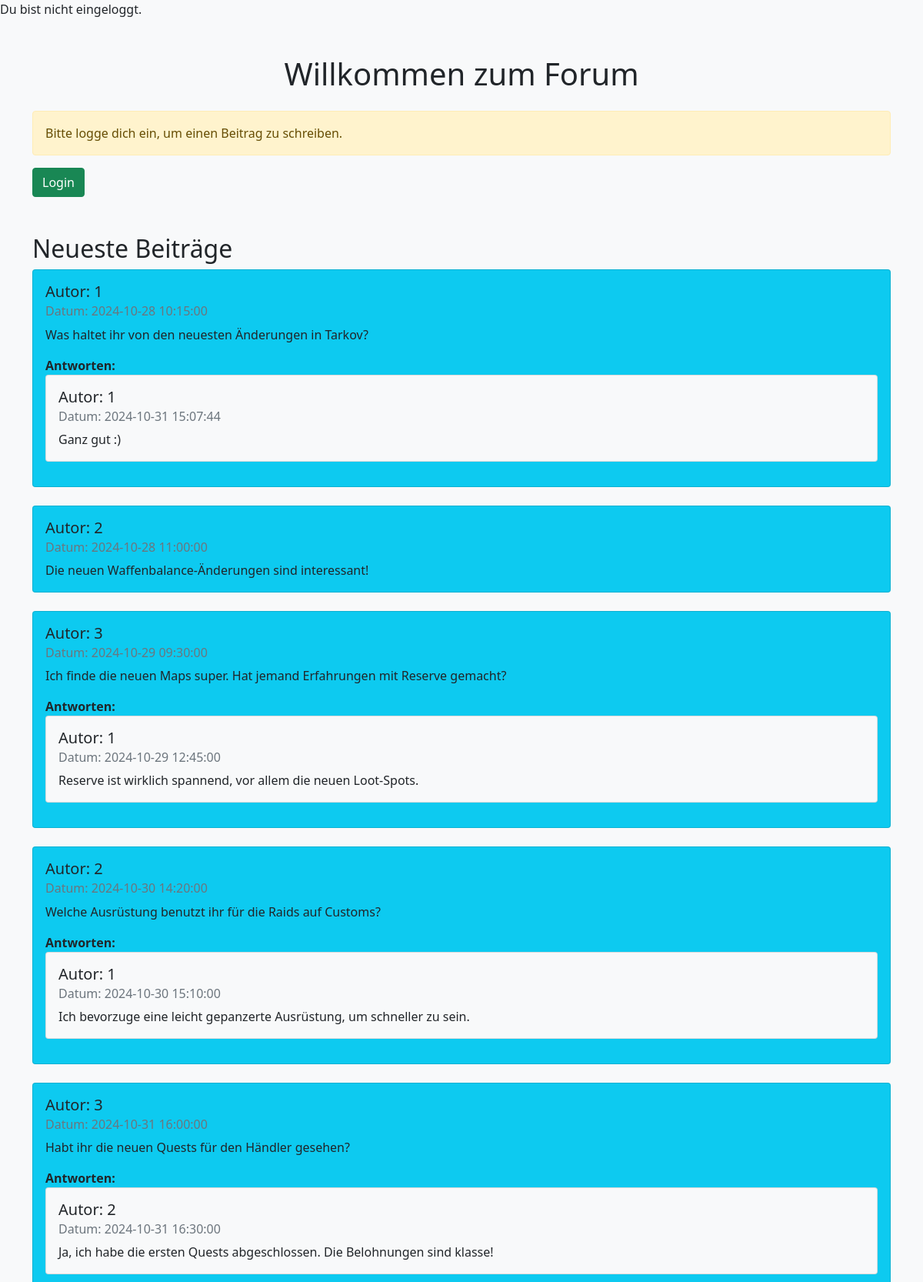
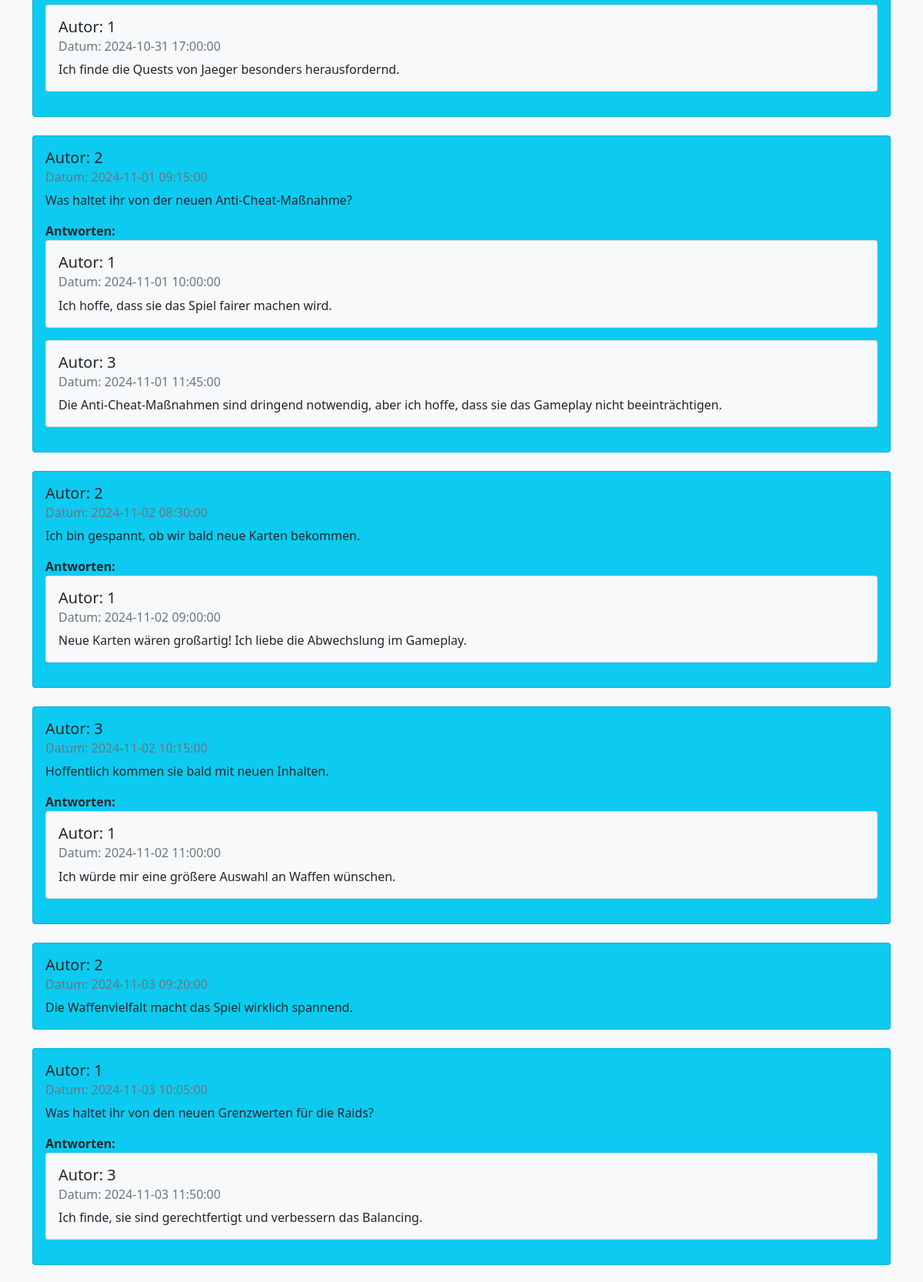
The page / (upper part) on the database its author committed (2 pictures, top to bottom).
### tables this page shows
CREATE TABLE `beitrag` (
  `id` int(11) NOT NULL,
  `autorid` int(11) NOT NULL,
  `datum` datetime DEFAULT current_timestamp(),
  `inhalt` text NOT NULL,
  `parentid` int(11) DEFAULT NULL
);

### prolib.php (the view, shortened to what this page needs)
<?php
function beitrag_anzeigen($beitrag) {
    $isAntwort = !empty($beitrag->parentid);
    $cardClass = $isAntwort ? 'card mb-3 bg-light text-dark' : 'card mb-3 bg-info text-dark';
    echo "<div class='$cardClass'>";
    echo "<div class='card-body'>";
    echo "<h5 class='card-title'>Autor: " . htmlspecialchars($beitrag->autorid) . "</h5>";
    echo "<h6 class='card-subtitle mb-2 text-muted'>Datum: " . htmlspecialchars($beitrag->datum) . "</h6>";
    echo "<p class='card-text'>" . nl2br(htmlspecialchars($beitrag->inhalt)) . "</p>";
    if (!empty($beitrag->antworten)) {
        echo "<strong>Antworten:</strong><br>";
        foreach ($beitrag->antworten as $antwort) {
            beitrag_anzeigen($antwort);
        }
    }
    echo "</div></div>";
}
?>

### index.php (shortened to what this page needs)
<?php
require_once 'db.php';
require_once 'prolib.php';
$result = $db->query("SELECT id, autorid, datum, inhalt, parentid FROM beitrag");
$beitraege = [];
$beitraegeById = [];
while ($beitrag = $result->fetch_object()) {
    $beitrag->antworten = [];
    $beitraege[] = $beitrag;
    $beitraegeById[$beitrag->id] = $beitrag;
}
$wurzelBeitraege = [];
foreach ($beitraege as $beitrag) {
    if (empty($beitrag->parentid)) {
        $wurzelBeitraege[] = $beitrag;
    } else {
        $parent = $beitraegeById[$beitrag->parentid];
        $parent->antworten[] = $beitrag;
    }
}
?>
<!DOCTYPE html>
<html lang="de">
<head>
    <link href="https://cdn.jsdelivr.net/npm/bootstrap@5.0.2/dist/css/bootstrap.min.css" rel="stylesheet">
</head>
<body class="bg-light">
    <div class="container mt-5">
        <h1 class="text-center mb-4">Willkommen zum Forum</h1>
        <?php if (isset($_SESSION['autor_id'])): ?>
            <h2>Neuen Beitrag schreiben</h2>
            <form action="beitragspeichern.php" method="POST" class="mb-4">
                <div class="mb-3">
                    <label for="inhalt" class="form-label">Inhalt:</label>
                    <textarea id="inhalt" name="inhalt" class="form-control" rows="5" required></textarea>
                </div>
                <button type="submit" class="btn btn-primary">Beitrag speichern</button>
                <a href="logout.php" class="btn btn-danger">Logout</a>
            </form>
        <?php else: ?>
            <div class="alert alert-warning" role="alert">
                Bitte logge dich ein, um einen Beitrag zu schreiben.
            </div>
            <a href="loginformular.php" class="btn btn-success">Login</a>
        <?php endif; ?>
        <h2 class="mt-5">Neueste Beiträge</h2>
        <?php foreach ($wurzelBeitraege as $wurzelBeitrag): ?>
            <div class="mb-4">
                <?php beitrag_anzeigen($wurzelBeitrag);  ?>
            </div>
        <?php endforeach; ?>
    </div>
</body>
</html>

### rows shown on the page
beitrag: autorid "1", datum "2024-10-28 10:15:00", inhalt "Was haltet ihr von den neuesten Änderungen in Tarkov?"
beitrag: autorid "1", datum "2024-10-31 15:07:44", inhalt "Ganz gut :)"
beitrag: autorid "2", datum "2024-10-28 11:00:00", inhalt "Die neuen Waffenbalance-Änderungen sind interessant!"
beitrag: autorid "3", datum "2024-10-29 09:30:00", inhalt "Ich finde die neuen Maps super. Hat jemand Erfahrungen mit Reserve gemacht?"
beitrag: autorid "1", datum "2024-10-29 12:45:00", inhalt "Reserve ist wirklich spannend, vor allem die neuen Loot-Spots."
beitrag: autorid "2", datum "2024-10-30 14:20:00", inhalt "Welche Ausrüstung benutzt ihr für die Raids auf Customs?"
beitrag: autorid "1", datum "2024-10-30 15:10:00", inhalt "Ich bevorzuge eine leicht gepanzerte Ausrüstung, um schneller zu sein."
beitrag: autorid "3", datum "2024-10-31 16:00:00", inhalt "Habt ihr die neuen Quests für den Händler gesehen?"
beitrag: autorid "2", datum "2024-10-31 16:30:00", inhalt "Ja, ich habe die ersten Quests abgeschlossen. Die Belohnungen sind klasse!"
beitrag: autorid "1", datum "2024-10-31 17:00:00", inhalt "Ich finde die Quests von Jaeger besonders herausfordernd."
beitrag: autorid "2", datum "2024-11-01 09:15:00", inhalt "Was haltet ihr von der neuen Anti-Cheat-Maßnahme?"
beitrag: autorid "1", datum "2024-11-01 10:00:00", inhalt "Ich hoffe, dass sie das Spiel fairer machen wird."
beitrag: autorid "3", datum "2024-11-01 11:45:00", inhalt "Die Anti-Cheat-Maßnahmen sind dringend notwendig, aber ich hoffe, dass sie das Gameplay nicht beeinträchtigen."
beitrag: autorid "2", datum "2024-11-02 08:30:00", inhalt "Ich bin gespannt, ob wir bald neue Karten bekommen."
beitrag: autorid "1", datum "2024-11-02 09:00:00", inhalt "Neue Karten wären großartig! Ich liebe die Abwechslung im Gameplay."
beitrag: autorid "3", datum "2024-11-02 10:15:00", inhalt "Hoffentlich kommen sie bald mit neuen Inhalten."
beitrag: autorid "1", datum "2024-11-02 11:00:00", inhalt "Ich würde mir eine größere Auswahl an Waffen wünschen."
beitrag: autorid "2", datum "2024-11-03 09:20:00", inhalt "Die Waffenvielfalt macht das Spiel wirklich spannend."
beitrag: autorid "1", datum "2024-11-03 10:05:00", inhalt "Was haltet ihr von den neuen Grenzwerten für die Raids?"
beitrag: autorid "3", datum "2024-11-03 11:50:00", inhalt "Ich finde, sie sind gerechtfertigt und verbessern das Balancing."
